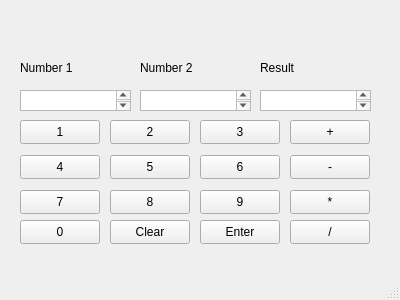
<?xml version="1.0" encoding="UTF-8"?>
<ui version="4.0">
 <class>MainWindow</class>
 <widget class="QMainWindow" name="MainWindow">
  <property name="geometry">
   <rect>
    <x>0</x>
    <y>0</y>
    <width>400</width>
    <height>300</height>
   </rect>
  </property>
  <property name="windowTitle">
   <string>MainWindow</string>
  </property>
  <widget class="QWidget" name="centralwidget">
   <widget class="QPushButton" name="nappi2">
    <property name="geometry">
     <rect>
      <x>110</x>
      <y>120</y>
      <width>80</width>
      <height>24</height>
     </rect>
    </property>
    <property name="text">
     <string>2</string>
    </property>
   </widget>
   <widget class="QPushButton" name="nappi1">
    <property name="geometry">
     <rect>
      <x>20</x>
      <y>120</y>
      <width>80</width>
      <height>24</height>
     </rect>
    </property>
    <property name="text">
     <string>1</string>
    </property>
   </widget>
   <widget class="QPushButton" name="nappi3">
    <property name="geometry">
     <rect>
      <x>200</x>
      <y>120</y>
      <width>80</width>
      <height>24</height>
     </rect>
    </property>
    <property name="text">
     <string>3</string>
    </property>
   </widget>
   <widget class="QPushButton" name="nappi4">
    <property name="geometry">
     <rect>
      <x>20</x>
      <y>155</y>
      <width>80</width>
      <height>24</height>
     </rect>
    </property>
    <property name="text">
     <string>4</string>
    </property>
   </widget>
   <widget class="QPushButton" name="nappi5">
    <property name="geometry">
     <rect>
      <x>110</x>
      <y>155</y>
      <width>80</width>
      <height>24</height>
     </rect>
    </property>
    <property name="text">
     <string>5</string>
    </property>
   </widget>
   <widget class="QPushButton" name="nappi6">
    <property name="geometry">
     <rect>
      <x>200</x>
      <y>155</y>
      <width>80</width>
      <height>24</height>
     </rect>
    </property>
    <property name="text">
     <string>6</string>
    </property>
   </widget>
   <widget class="QPushButton" name="nappi7">
    <property name="geometry">
     <rect>
      <x>20</x>
      <y>190</y>
      <width>80</width>
      <height>24</height>
     </rect>
    </property>
    <property name="text">
     <string>7</string>
    </property>
   </widget>
   <widget class="QPushButton" name="nappi8">
    <property name="geometry">
     <rect>
      <x>110</x>
      <y>190</y>
      <width>80</width>
      <height>24</height>
     </rect>
    </property>
    <property name="text">
     <string>8</string>
    </property>
   </widget>
   <widget class="QPushButton" name="nappi9">
    <property name="geometry">
     <rect>
      <x>200</x>
      <y>190</y>
      <width>80</width>
      <height>24</height>
     </rect>
    </property>
    <property name="text">
     <string>9</string>
    </property>
   </widget>
   <widget class="QPushButton" name="nappi0">
    <property name="geometry">
     <rect>
      <x>20</x>
      <y>220</y>
      <width>80</width>
      <height>24</height>
     </rect>
    </property>
    <property name="text">
     <string>0</string>
    </property>
   </widget>
   <widget class="QPushButton" name="Clear">
    <property name="geometry">
     <rect>
      <x>110</x>
      <y>220</y>
      <width>80</width>
      <height>24</height>
     </rect>
    </property>
    <property name="text">
     <string>Clear</string>
    </property>
   </widget>
   <widget class="QPushButton" name="Enter">
    <property name="geometry">
     <rect>
      <x>200</x>
      <y>220</y>
      <width>80</width>
      <height>24</height>
     </rect>
    </property>
    <property name="text">
     <string>Enter</string>
    </property>
   </widget>
   <widget class="QPushButton" name="plussa">
    <property name="geometry">
     <rect>
      <x>290</x>
      <y>120</y>
      <width>80</width>
      <height>24</height>
     </rect>
    </property>
    <property name="text">
     <string>+</string>
    </property>
   </widget>
   <widget class="QPushButton" name="miinus">
    <property name="geometry">
     <rect>
      <x>290</x>
      <y>155</y>
      <width>80</width>
      <height>24</height>
     </rect>
    </property>
    <property name="text">
     <string>-</string>
    </property>
   </widget>
   <widget class="QPushButton" name="jako">
    <property name="geometry">
     <rect>
      <x>290</x>
      <y>220</y>
      <width>80</width>
      <height>24</height>
     </rect>
    </property>
    <property name="text">
     <string>/</string>
    </property>
   </widget>
   <widget class="QPushButton" name="kerto">
    <property name="geometry">
     <rect>
      <x>290</x>
      <y>190</y>
      <width>80</width>
      <height>24</height>
     </rect>
    </property>
    <property name="text">
     <string>*</string>
    </property>
   </widget>
   <widget class="QTextBrowser" name="num1">
    <property name="geometry">
     <rect>
      <x>20</x>
      <y>90</y>
      <width>111</width>
      <height>21</height>
     </rect>
    </property>
   </widget>
   <widget class="QTextBrowser" name="num2">
    <property name="geometry">
     <rect>
      <x>140</x>
      <y>90</y>
      <width>111</width>
      <height>21</height>
     </rect>
    </property>
   </widget>
   <widget class="QTextBrowser" name="Result">
    <property name="geometry">
     <rect>
      <x>260</x>
      <y>90</y>
      <width>111</width>
      <height>21</height>
     </rect>
    </property>
    <property name="html">
     <string>&lt;!DOCTYPE HTML PUBLIC &quot;-//W3C//DTD HTML 4.0//EN&quot; &quot;http://www.w3.org/TR/REC-html40/strict.dtd&quot;&gt;
&lt;html&gt;&lt;head&gt;&lt;meta name=&quot;qrichtext&quot; content=&quot;1&quot; /&gt;&lt;meta charset=&quot;utf-8&quot; /&gt;&lt;style type=&quot;text/css&quot;&gt;
p, li { white-space: pre-wrap; }
hr { height: 1px; border-width: 0; }
li.unchecked::marker { content: &quot;\2610&quot;; }
li.checked::marker { content: &quot;\2612&quot;; }
&lt;/style&gt;&lt;/head&gt;&lt;body style=&quot; font-family:'Segoe UI'; font-size:9pt; font-weight:400; font-style:normal;&quot;&gt;
&lt;p style=&quot;-qt-paragraph-type:empty; margin-top:0px; margin-bottom:0px; margin-left:0px; margin-right:0px; -qt-block-indent:0; text-indent:0px;&quot;&gt;&lt;br /&gt;&lt;/p&gt;&lt;/body&gt;&lt;/html&gt;</string>
    </property>
   </widget>
   <widget class="QLabel" name="label">
    <property name="geometry">
     <rect>
      <x>20</x>
      <y>60</y>
      <width>61</width>
      <height>16</height>
     </rect>
    </property>
    <property name="text">
     <string>Number 1</string>
    </property>
   </widget>
   <widget class="QLabel" name="label_2">
    <property name="geometry">
     <rect>
      <x>140</x>
      <y>60</y>
      <width>71</width>
      <height>16</height>
     </rect>
    </property>
    <property name="text">
     <string>Number 2</string>
    </property>
   </widget>
   <widget class="QLabel" name="label_3">
    <property name="geometry">
     <rect>
      <x>260</x>
      <y>60</y>
      <width>49</width>
      <height>16</height>
     </rect>
    </property>
    <property name="text">
     <string>Result</string>
    </property>
   </widget>
  </widget>
  <widget class="QMenuBar" name="menubar">
   <property name="geometry">
    <rect>
     <x>0</x>
     <y>0</y>
     <width>400</width>
     <height>21</height>
    </rect>
   </property>
  </widget>
  <widget class="QStatusBar" name="statusbar"/>
 </widget>
 <resources/>
 <connections/>
</ui>
